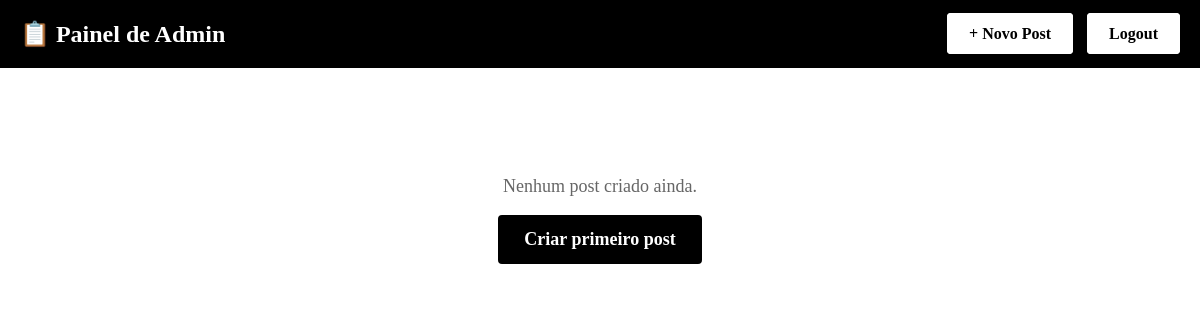
Before: /admin (signed in) with the older database file.
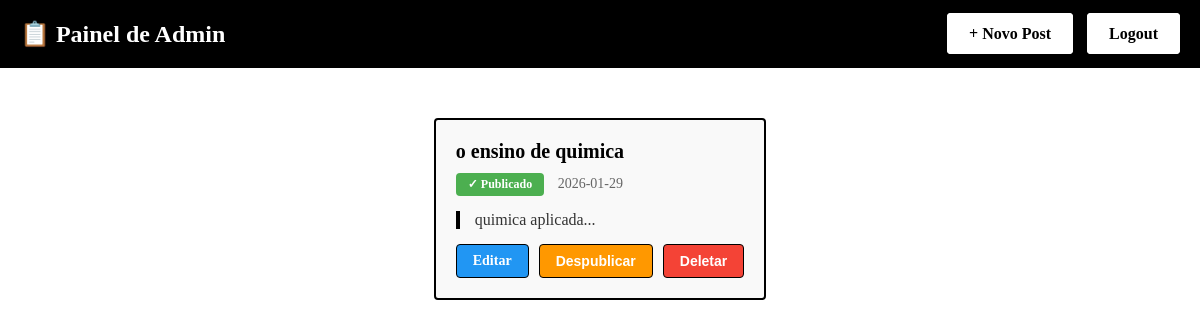
After: the same page with the newer database file.
### tables this page shows
CREATE TABLE posts (
        id INTEGER PRIMARY KEY AUTOINCREMENT,
        title TEXT NOT NULL,
        content TEXT NOT NULL,
        published BOOLEAN DEFAULT 0,
        created_at TIMESTAMP DEFAULT CURRENT_TIMESTAMP,
        updated_at TIMESTAMP DEFAULT CURRENT_TIMESTAMP
    );

### app.py (the view)
@app.route("/admin")
@login_required
def admin_dashboard():
    posts = get_all_posts(published_only=False)
    return render_template("admin/dashboard.html", posts=posts)

### app.py (called while the page is built)
def get_db():
    conn = sqlite3.connect(DB_PATH)
    conn.row_factory = sqlite3.Row
    return conn

def login_required(f):
    @wraps(f)
    def decorated_function(*args, **kwargs):
        if 'user' not in session:
            return redirect(url_for('login'))
        return f(*args, **kwargs)
    return decorated_function

def get_all_posts(published_only=False):
    conn = get_db()
    cursor = conn.cursor()
    if published_only:
        cursor.execute('SELECT * FROM posts WHERE published=1 ORDER BY created_at DESC')
    else:
        cursor.execute('SELECT * FROM posts ORDER BY created_at DESC')
    posts = cursor.fetchall()
    conn.close()
    return posts

### templates/admin/dashboard.html (shortened to what this page needs)
<!DOCTYPE html>
<html lang="pt-br">
<head>
    <link rel="stylesheet" href="../../static/style.css?v=2">
</head>
<body>
<div class="admin-header">
    <h1>📋 Painel de Admin</h1>
    <div>
        <a href="/admin/new">+ Novo Post</a>
        <a href="/logout" style="margin-left: 10px;">Logout</a>
    </div>
</div>
<div class="admin-container">
    {% if posts %}
        <div class="posts-list">
            {% for post in posts %}
                <div class="post-item">
                    <div>
                        <h3>{{ post['title'] }}</h3>
                        <div class="post-meta">
                            <span class="post-status {% if post['published'] %}published{% else %}draft{% endif %}">
                                {% if post['published'] %}✓ Publicado{% else %}📝 Rascunho{% endif %}
                            </span>
                            <span>{{ post['created_at'][:10] }}</span>
                        </div>
                    </div>
                    <div class="post-content">{{ post['content'][:150] }}...</div>
                    <div class="post-actions">
                        <a href="/admin/edit/{{ post['id'] }}" class="edit-btn">Editar</a>
                        <form method="POST" action="/admin/publish/{{ post['id'] }}" style="display: inline; margin: 0;">
                            <button type="submit" class="{% if post['published'] %}unpublish-btn{% else %}publish-btn{% endif %}">
                                {% if post['published'] %}Despublicar{% else %}Publicar{% endif %}
                            </button>
                        </form>
                        <form method="POST" action="/admin/delete/{{ post['id'] }}" style="display: inline; margin: 0;" onsubmit="return confirm('Tem certeza que deseja deletar este post?');">
                            <button type="submit" class="delete-btn">Deletar</button>
                        </form>
                    </div>
                </div>
            {% endfor %}
        </div>
    {% else %}
        <div class="empty-message">
            <p>Nenhum post criado ainda.</p>
            <a href="/admin/new" class="btn-new">Criar primeiro post</a>
        </div>
    {% endif %}
</div>
</body>
</html>

### static/style.css (style rules this page uses)
html, body { height: 100%; }
body { font-family: "Times New Roman", Times, serif; margin: 0; padding: 0; display: flex; flex-direction: column; min-height: 200vh; }

### templates/admin/dashboard.html (style rules this page uses)
.admin-header { background: #000; color: #fff; padding: 20px; display: flex; justify-content: space-between; align-items: center; margin-bottom: 30px; }
.admin-header h1 { margin: 0; font-size: 24px; }
.admin-header a { background: #fff; color: #000; padding: 10px 20px; border-radius: 4px; text-decoration: none; font-weight: bold; border: 2px solid #fff; transition: 0.2s; }
.admin-container { max-width: 1000px; margin: 0 auto; padding: 20px; }
.posts-list { display: flex; flex-direction: column; gap: 20px; }
.post-item { border: 2px solid #000; padding: 20px; border-radius: 4px; background: #f9f9f9; }
.post-item h3 { margin: 0 0 10px 0; font-size: 20px; }
.post-meta { color: #666; font-size: 14px; margin-bottom: 15px; }
.post-status { display: inline-block; padding: 4px 12px; border-radius: 4px; font-size: 12px; font-weight: bold; margin-right: 10px; }
.published { background: #4caf50; color: #fff; }
.post-content { margin: 15px 0; color: #333; max-height: 100px; overflow: hidden; border-left: 4px solid #000; padding-left: 15px; }
.post-actions { display: flex; gap: 10px; margin-top: 15px; }
.post-actions a, .post-actions button { padding: 8px 16px; border-radius: 4px; text-decoration: none; font-size: 14px; border: 1px solid #000; cursor: pointer; transition: 0.2s; font-weight: bold; }
.edit-btn { background: #2196f3; color: #fff; border-color: #2196f3; }
.unpublish-btn { background: #ff9800; color: #fff; border-color: #ff9800; }
.delete-btn { background: #f44336; color: #fff; border-color: #f44336; }

Changed rows visible on the page:
added posts: title "o ensino de quimica", published "✓ Publicado", created_at "2026-01-29", content "quimica aplicada"
Other visible differences:
text no longer shown: "Nenhum post criado ainda. Criar primeiro post"
